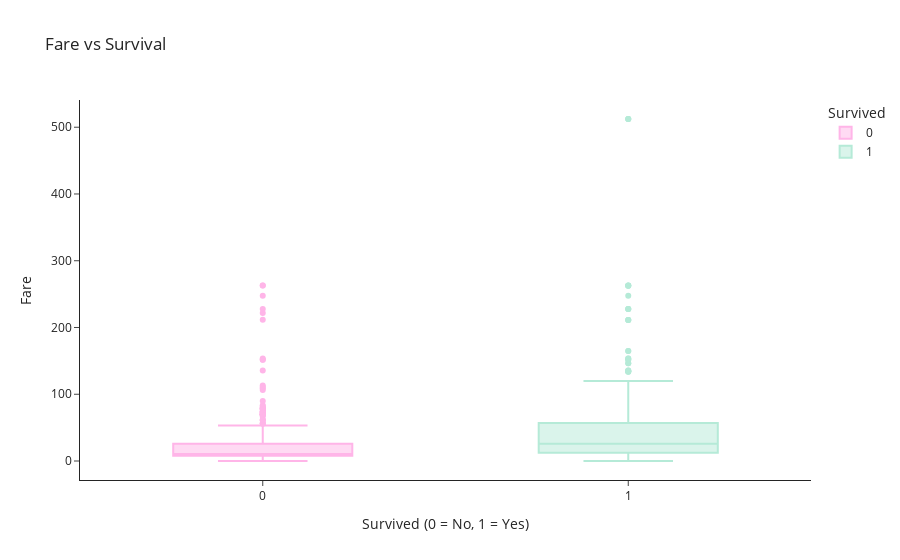

The code cell stored with this chart in its notebook:
### Markdown cell above
## 5.2  Fare vs Survival (Box Plot)

### Code cell
# --- Fare vs Survival ---
fig = px.box(
    df,
    x="Survived",
    y="Fare",
    title="Fare vs Survival",
    color="Survived",
    color_discrete_sequence=["#FFB5E8", "#B5EAD7"]  # pastel pink & pastel green
)

fig.update_layout(
    xaxis_title="Survived (0 = No, 1 = Yes)",
    yaxis_title="Fare",
    template="simple_white",
)
fig.show()

### Figure 1 — Plotly figure (JSON) as saved in the notebook; plotly's stock layout.template omitted (floating-point values rounded to 4 significant figures; data arrays with more than 128 entries replaced by an {"elided": "..."} marker saying what was removed)
{"data": [{"alignmentgroup": "True", "hovertemplate": "Survived=%{x}<br>Fare=%{y}<extra></extra>", "legendgroup": "0", "marker": {"color": "#FFB5E8"}, "name": "0", "notched": false, "offsetgroup": "0", "orientation": "v", "showlegend": true, "type": "box", "x": {"elided": "549 int values"}, "x0": " ", "xaxis": "x", "y": {"elided": "549 float values"}, "y0": " ", "yaxis": "y"}, {"alignmentgroup": "True", "hovertemplate": "Survived=%{x}<br>Fare=%{y}<extra></extra>", "legendgroup": "1", "marker": {"color": "#B5EAD7"}, "name": "1", "notched": false, "offsetgroup": "1", "orientation": "v", "showlegend": true, "type": "box", "x": {"elided": "342 int values"}, "x0": " ", "xaxis": "x", "y": {"elided": "342 float values"}, "y0": " ", "yaxis": "y"}], "layout": {"autosize": true, "boxmode": "overlay", "legend": {"title": {"text": "Survived"}, "tracegroupgap": 0}, "title": {"text": "Fare vs Survival"}, "xaxis": {"anchor": "y", "autorange": true, "categoryarray": [0, 1], "categoryorder": "array", "domain": [0, 1], "range": [-0.5, 1.5], "title": {"text": "Survived (0 = No, 1 = Yes)"}, "type": "linear"}, "yaxis": {"anchor": "x", "autorange": true, "domain": [0, 1], "range": [-28.46, 540.8], "title": {"text": "Fare"}, "type": "linear"}}}
